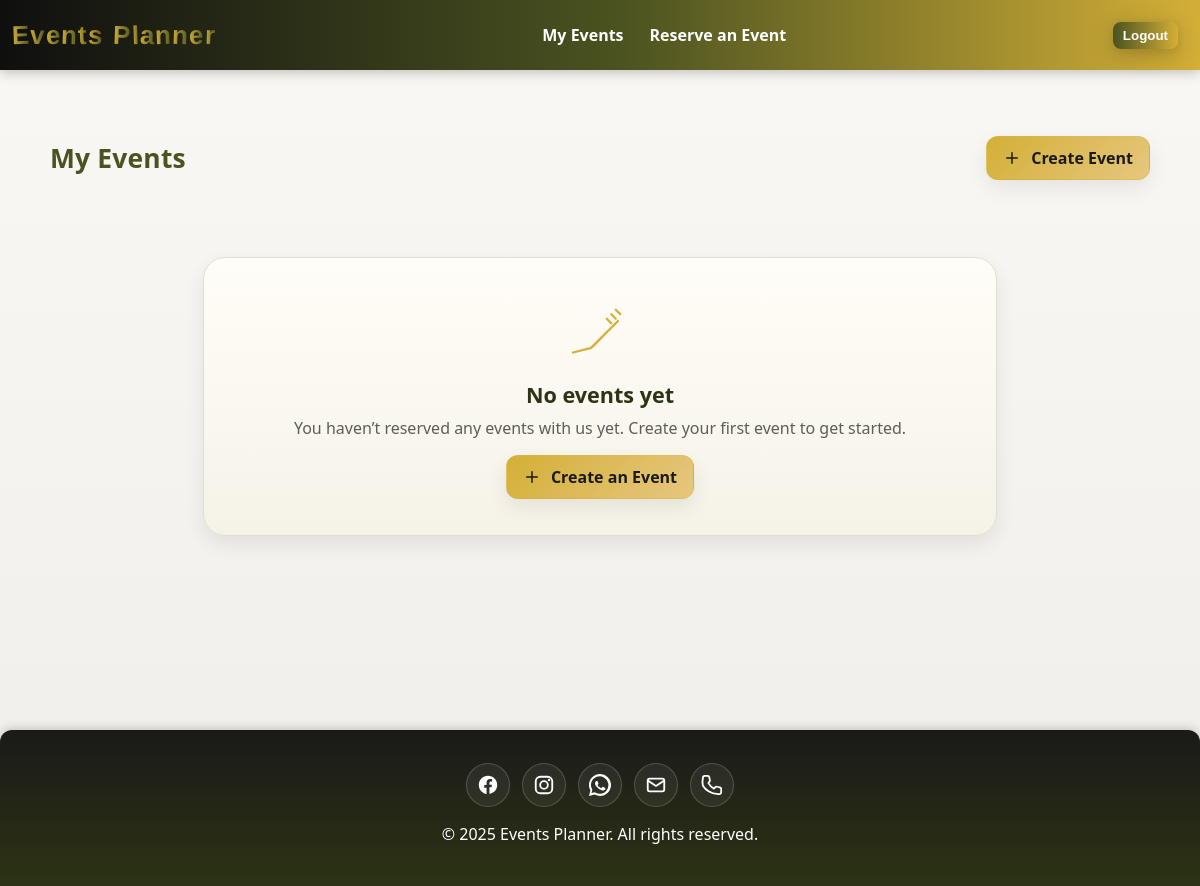
/events/ (signed in), run on an earlier commit of the app's database.
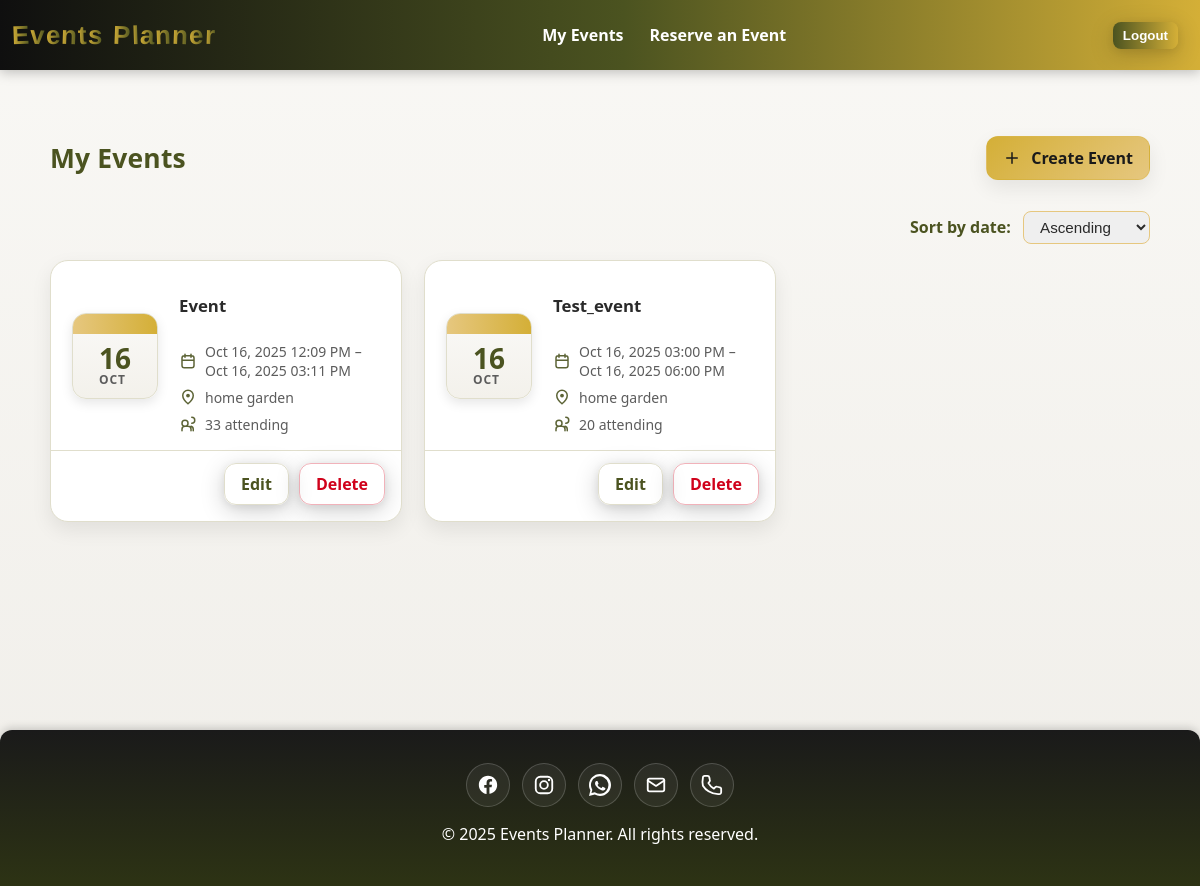
And on a later commit of the database.
### main_app/models.py (models this page shows, shortened)
class Event(models.Model):
  title = models.CharField(max_length=200)
  description = models.TextField(max_length=500)
  location = models.TextField(max_length=500)
  start_date = models.DateTimeField('Event Date')
  end_date = models.DateTimeField('Event End Date')
  created_date = models.DateTimeField(auto_now=True)
  updated_date = models.DateTimeField(auto_now=True)
  attendees_count = models.IntegerField()
  theme_colors = models.CharField(max_length=100)
  theme_images = models.ImageField(upload_to='events/%Y/%m/',
        blank=True,
        null=True)
  user = models.ForeignKey(
        settings.AUTH_USER_MODEL,
        on_delete=models.CASCADE,
        related_name='events'
    )

### main_app/views.py (the view)
# urls.py: path('events/', views.event_index, name='my-events'),
@login_required
def event_index(request):
    sort_order = request.GET.get('sort', 'asc')
    if sort_order == 'desc':
        events = Event.objects.filter(user=request.user).order_by('-start_date')
    else:
        events = Event.objects.filter(user=request.user).order_by('start_date')
    return render(request, 'events/index.html', {
        'events': events,
        'sort_order': sort_order
    })

### main_app/templates/events/index.html (shortened to what this page needs)
{% extends 'base.html' %}
{% load static %}
{% block head %}
  <link rel="stylesheet" href="{% static 'css/my-events.css' %}" />
{% endblock %}
{% block content %}
  <div class="events-page">
    <header class="events-header">
      <h1 class="page-title">My Events</h1>
      <a href="{% url 'event-create' %}" class="btn btn-primary">
        <span class="icon">
          <svg viewBox="0 0 24 24" aria-hidden="true">
            <path d="M12 5v14M5 12h14" stroke="currentColor" stroke-width="2" stroke-linecap="round" />
          </svg>
        </span>
        Create Event
      </a>
    </header>
   {% if events|length > 1 %}
      <div class="sort-container">
        <form method="get" action="">
          <label for="sort">Sort by date:</label>
          <select name="sort" id="sort" onchange="this.form.submit()">
            <option value="asc"  {% if sort_order == 'asc' %}selected{% endif %}>Ascending</option>
          </select>
        </form>
      </div>
    {% endif %}
    {% if events %}
      <div class="events-grid">
        {% for e in events %}
          <article class="event-card">
            <a class="event-card-link" href="{% url 'event-details' e.pk %}">
              <div class="event-media">
                <div class="calendar">
                  <div class="calendar-bar"></div>
                  <div class="calendar-body">
                    <div class="calendar-date">
                      {{ e.start_date|date:'d' }}
                      <span>{{ e.start_date|date:'M' }}</span>
                    </div>
                  </div>
                </div>
              </div>
              <div class="event-body">
                <h3 class="event-title">{{ e.title }}</h3>
                <div class="event-meta">
                  <div class="meta-item">
                    <svg viewBox="0 0 24 24" aria-hidden="true">
                      <path d="M8 7V3m8 4V3M4 11h16M7 21h10a3 3 0 0 0 3-3V8a3 3 0 0 0-3-3H7a3 3 0 0 0-3 3v10a3 3 0 0 0 3 3Z" fill="none" stroke="currentColor" stroke-width="2" stroke-linecap="round" />
                    </svg>
                    <span>
                      {{ e.start_date|date:'M d, Y h:i A' }}
                      {% if e.end_date %}
                        – {{ e.end_date|date:'M d, Y h:i A' }}
                      {% endif %}
                    </span>
                  </div>
                  {% if e.location %}
                    <div class="meta-item">
                      <svg viewBox="0 0 24 24" aria-hidden="true">
                        <path d="M12 21s-7-5.686-7-11a7 7 0 1 1 14 0c0 5.314-7 11-7 11Z" fill="none" stroke="currentColor" stroke-width="2" />
                        <circle cx="12" cy="10" r="2.5" fill="currentColor" />
                      </svg>
                      <span>{{ e.location }}</span>
                    </div>
                  {% endif %}
                  {% if e.attendees_count %}
                    <div class="meta-item">
                      <svg viewBox="0 0 24 24" aria-hidden="true">
                        <path d="M16 21v-2a4 4 0 0 0-4-4H8a4 4 0 0 0-4 4v2M12 11a4 4 0 1 0-8 0 4 4 0 0 0 8 0Zm7 10v-2a4 4 0 0 0-3-3.874M17 3a4 4 0 0 1 0 8" fill="none" stroke="currentColor" stroke-width="2" stroke-linecap="round" />
                      </svg>
                      <span>{{ e.attendees_count }} attending</span>
                    </div>
                  {% endif %}
                </div>
              </div>
            </a>
            <div class="event-actions">
              <a href="{% url 'event-update' e.pk %}" class="btn btn-ghost">Edit</a>
              <a href="{% url 'event-delete' e.pk %}" class="btn btn-danger">Delete</a>
            </div>
          </article>
        {% endfor %}
      </div>
    {% else %}
      <section class="empty-state">
        <div class="empty-art" aria-hidden="true">
          <svg viewBox="0 0 64 64">
            <path d="M10 50l14-4 22-22-18 24-18 2z" fill="currentColor" opacity=".15" />
            <path d="M46 14l4 4M42 18l4 4M38 22l4 4" stroke="currentColor" stroke-width="2" stroke-linecap="round" />
            <path d="M8 52l16-4 24-24" fill="none" stroke="currentColor" stroke-width="2" stroke-linecap="round" />
          </svg>
        </div>
        <h3>No events yet</h3>
        <p>You haven’t reserved any events with us yet. Create your first event to get started.</p>
        <a href="{% url 'event-create' %}" class="btn btn-primary">
          <span class="icon">
            <svg viewBox="0 0 24 24" aria-hidden="true">
              <path d="M12 5v14M5 12h14" stroke="currentColor" stroke-width="2" stroke-linecap="round" />
            </svg>
          </span>
          Create an Event
        </a>
      </section>
    {% endif %}
  </div>
{% endblock %}

### main_app/templates/base.html (shortened to what this page needs)
{% load static %}
<!DOCTYPE html>
<html lang="en">
  <head>
    <link rel="stylesheet" href="{% static 'css/variables.css' %}" />
    <link rel="stylesheet" href="{% static 'css/base.css' %}" />
    {% block head %}
    {% endblock %}
  </head>
  <body>
    <header class="main-header">
      <div class="bar">
        <a href="/" class="brand-wordmark" aria-label="Events Planner - Home">
          <span>E</span><span>v</span><span>e</span><span>n</span><span>t</span><span>s</span>
          <span>P</span><span>l</span><span>a</span><span>n</span><span>n</span><span>e</span><span>r</span>
        </a>
        <nav class="nav-desktop">
          <ul>
            {% if user.is_authenticated %}
              <li>
                <a href="{% url 'my-events' %}">My Events</a>
              </li>
              <li>
                <a href="{% url 'event-create' %}">Reserve an Event</a>
              </li>
            {% endif %}
          </ul>
        </nav>
        <div class="auth">
          {% if user.is_authenticated %}
            <form method="post" action="{% url 'logout' %}" class="desktop-auth">
              <button type="submit" class="base-btn base-btn-sm">Logout</button>
            </form>
          {% else %}
            <a href="{% url 'login' %}" class="base-btn login-btn">Login</a>
          {% endif %}
        </div>
      </div>
    </header>
    <main class="page">
      {% block content %}
      {% endblock %}
    </main>
    <footer class="main-footer">
      <div class="footer-inner">
        <div class="social-icons">
          <a class="social-icon" href="https://facebook.com" target="_blank" rel="noopener" aria-label="Facebook">
            <svg viewBox="0 0 24 24" aria-hidden="true">
              <path fill="currentColor" d="M22 12c0-5.52-4.48-10-10-10S2 6.48 2 12c0 5 3.66 9.13 8.44 9.88v-6.99H7.9v-2.89h2.54V9.41c0-2.5 1.49-3.89 3.77-3.89 1.09 0 2.23.2 2.23.2v2.45h-1.26c-1.24 0-1.63.77-1.63 1.56v1.87h2.78l-.44 2.89h-2.34v6.99C18.34 21.13 22 17 22 12z" />
            </svg>
          </a>
          <a class="social-icon" href="https://instagram.com" target="_blank" rel="noopener" aria-label="Instagram">
            <svg viewBox="0 0 24 24" aria-hidden="true">
              <rect x="3" y="3" width="18" height="18" rx="5" ry="5" fill="none" stroke="currentColor" stroke-width="2" />
              <circle cx="12" cy="12" r="4.2" fill="none" stroke="currentColor" stroke-width="2" />
              <circle cx="17.5" cy="6.5" r="1.3" fill="currentColor" />
            </svg>
          </a>
          <a class="social-icon" href="https://wa.me/1234567890" target="_blank" rel="noopener" aria-label="WhatsApp">
          </a>
          <a class="social-icon" href="mailto:mirnahaddad@yahoo.com" aria-label="Email">
            <svg viewBox="0 0 24 24" aria-hidden="true">
              <rect x="3" y="5" width="18" height="14" rx="2" ry="2" fill="none" stroke="currentColor" stroke-width="2" />
              <path d="M3 7l9 6 9-6" fill="none" stroke="currentColor" stroke-width="2" stroke-linecap="round" stroke-linejoin="round" />
            </svg>
          </a>
          <a class="social-icon" href="tel:+1234567890" aria-label="Call">
          </a>
        </div>
        <p>&copy; 2025 Events Planner. All rights reserved.</p>
      </div>
    </footer>
  </body>
</html>

### main_app/static/css/variables.css (style rules this page uses)
:root { --olive: #4b5320; --olive-900: #2d3314; --gold: #d4af37; --gold-300: #e6c77f; --black: #1a1a1a; --ink: #2a2a2a; --paper: #faf9f7; --white: #ffffff; --error-color: #d0021b; --stroke: rgba(0,0,0,.08); --shadow-strong: 0 6px 24px rgba(0,0,0,.18), 0 2px 8px rgba(0,0,0,.08); --header-gradient: linear-gradient(90deg, #0f0f0f, var(--olive) 52%, var(--gold)); --cta-gradient: linear-gradient(90deg, var(--olive), var(--gold)); --cta-hover-gradient: linear-gradient(90deg, var(--olive-900), #b99725); --font-sans: "Poppins", ui-sans-serif, system-ui, sans-serif; --surface: var(--paper); --surface-2: #f0eee9; --card: #ffffff; --border: #e0decc; --text: var(--ink); --muted: #5c5c5c; --shadow: 0 8px 20px rgba(0, 0, 0, 0.08); }
.btn { display:inline-flex; align-items:center; justify-content:center; padding: 8px 16px; border-radius: 8px; border:0; background: var(--cta-gradient); color:#fff; font-weight:600; text-decoration:none; cursor:pointer; transition: background .25s ease, transform .2s ease, box-shadow .2s ease; box-shadow: var(--shadow-strong); }

### main_app/static/css/base.css (style rules this page uses)
:root { --header-h: 70px; --page-max: 2000px; }
html, body { width: 100%; }
body { font-family: var(--font-sans); color: var(--ink); background: var(--paper); margin: 0 auto; max-width: var(--page-max); min-height: 100vh; overflow-x: hidden; }
.main-header { position: fixed; top: 0; left: 50%; transform: translateX(-50%); height: var(--header-h); width: 100%; max-width: var(--page-max); background: var(--header-gradient); box-shadow: 0 2px 12px rgba(0, 0, 0, .25); z-index: 1000; }
.bar { height: var(--header-h); display: flex; align-items: center; justify-content: space-between; padding: 0 12px; box-sizing: border-box; position: relative; }
.brand-wordmark { display: inline-flex; align-items: center; font-family: 'Poppins', sans-serif; font-weight: 800; font-size: 26px; text-decoration: none; letter-spacing: 1px; user-select: none; justify-self: start; }
.brand-wordmark span { display: inline-block; background: linear-gradient(90deg, var(--gold), var(--olive)); -webkit-background-clip: text; -webkit-text-fill-color: transparent; transition: transform .25s ease, filter .25s ease; }
.brand-wordmark span:nth-child(odd) { transform: rotate(-2deg); }
.brand-wordmark span:nth-child(even) { transform: rotate(2deg); }
.nav-desktop { display: none; justify-self: center; }
.nav-desktop ul { list-style: none; margin: 0; padding: 0; display: flex; gap: 22px; }
.nav-desktop a { color: #fff; text-decoration: none; font-weight: 600; padding: 6px 2px; border-bottom: 2px solid transparent; transition: border-color .2s ease, opacity .2s ease; }
.auth { display: flex; align-items: center; justify-content: flex-end; margin-right: 10px; }
.base-btn { background: var(--cta-gradient); color: #fff; font-weight: 700; border: 0; border-radius: 10px; padding: 8px 14px; text-decoration: none; display: inline-flex; align-items: center; box-shadow: var(--shadow-strong); cursor: pointer; transition: transform .15s ease, background .25s ease; }
.base-btn-sm { padding: 6px 10px; border-radius: 8px; font-weight: 600; margin: 0 !important; }
main.page { padding: calc(var(--header-h) + 24px) 16px 60px; min-height: calc(100vh - var(--header-h)); box-sizing: border-box; }
@media (min-width: 900px) { .nav-desktop { display: block; } }
@media (min-width: 900px) { .desktop-auth { display: block; } }
.main-footer { background: linear-gradient(180deg, var(--black), var(--olive-900)); color: var(--white); text-align: center; padding: 25px 16px; width: 100%; box-shadow: 0 -2px 8px rgba(0, 0, 0, 0.18); border-radius: 12px 12px 0 0; box-sizing: border-box; }
.social-icons { display: flex; justify-content: center; gap: 12px; margin: 8px 0 12px; }
.social-icon { width: 42px; height: 42px; display: grid; place-items: center; border-radius: 999px; color: #fff; background: rgba(255, 255, 255, .06); border: 1px solid rgba(255, 255, 255, .18); transition: transform .2s ease, box-shadow .2s ease, color .2s ease, border-color .2s ease, background .2s ease; text-decoration: none; }
.social-icon svg { width: 22px; height: 22px; }

What changed in the data, as far as the page shows it:
added Event: start_date "16", start_date "OCT", title "Event", start_date "Oct 16, 2025 12:09 PM", end_date "Oct 16, 2025 03:11 PM", location "home garden", attendees_count "33"
added Event: start_date "16", start_date "OCT", title "Test_event", start_date "Oct 16, 2025 03:00 PM", end_date "Oct 16, 2025 06:00 PM", location "home garden", attendees_count "20"
Also different on the page:
form field sort: (not shown) → "Ascending"
text no longer shown: "No events yet You haven’t reserved any events with us yet. Create your first event to get started. Create an Event"
text now shown: "Sort by date:"
